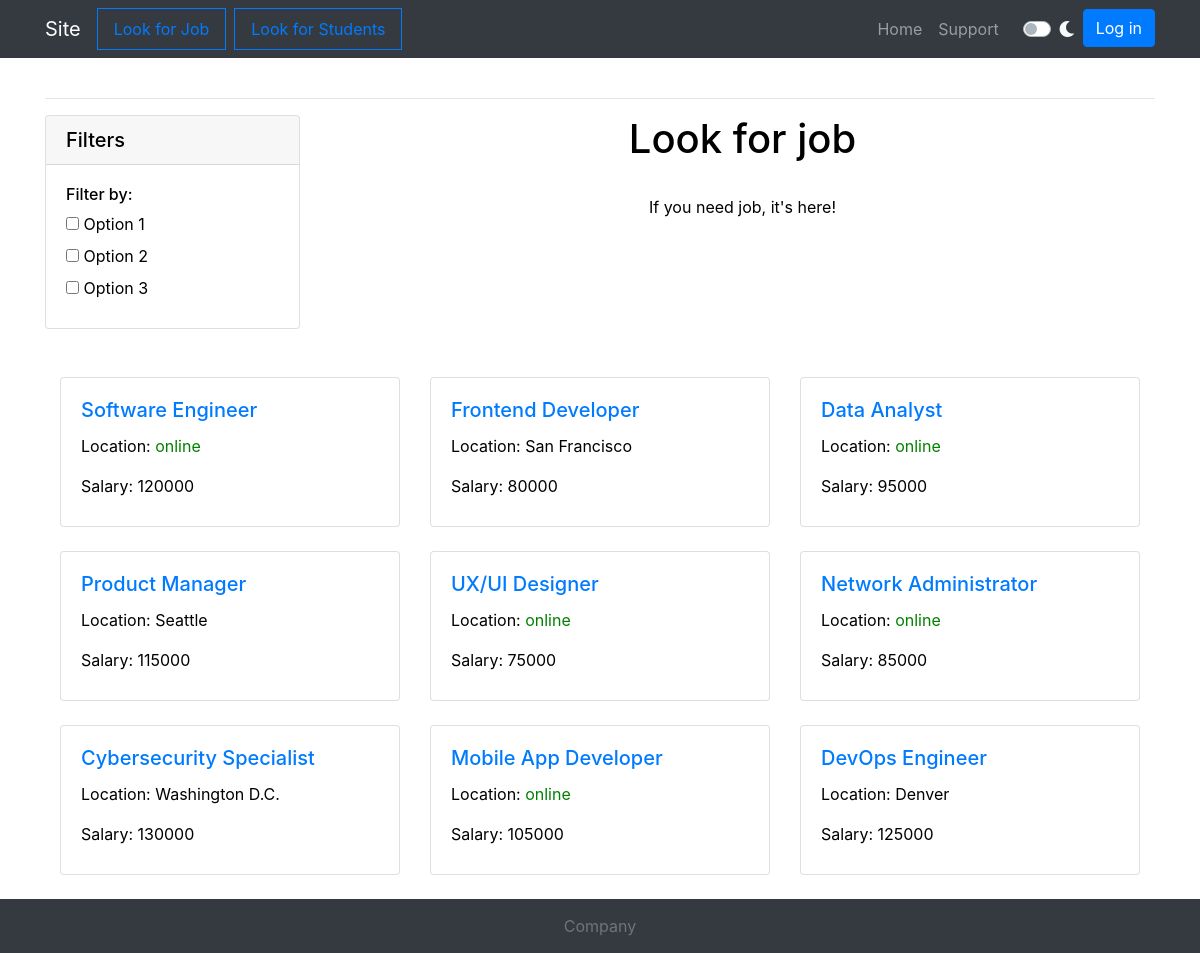
/look_for_job/, run on an earlier commit of the app's database.
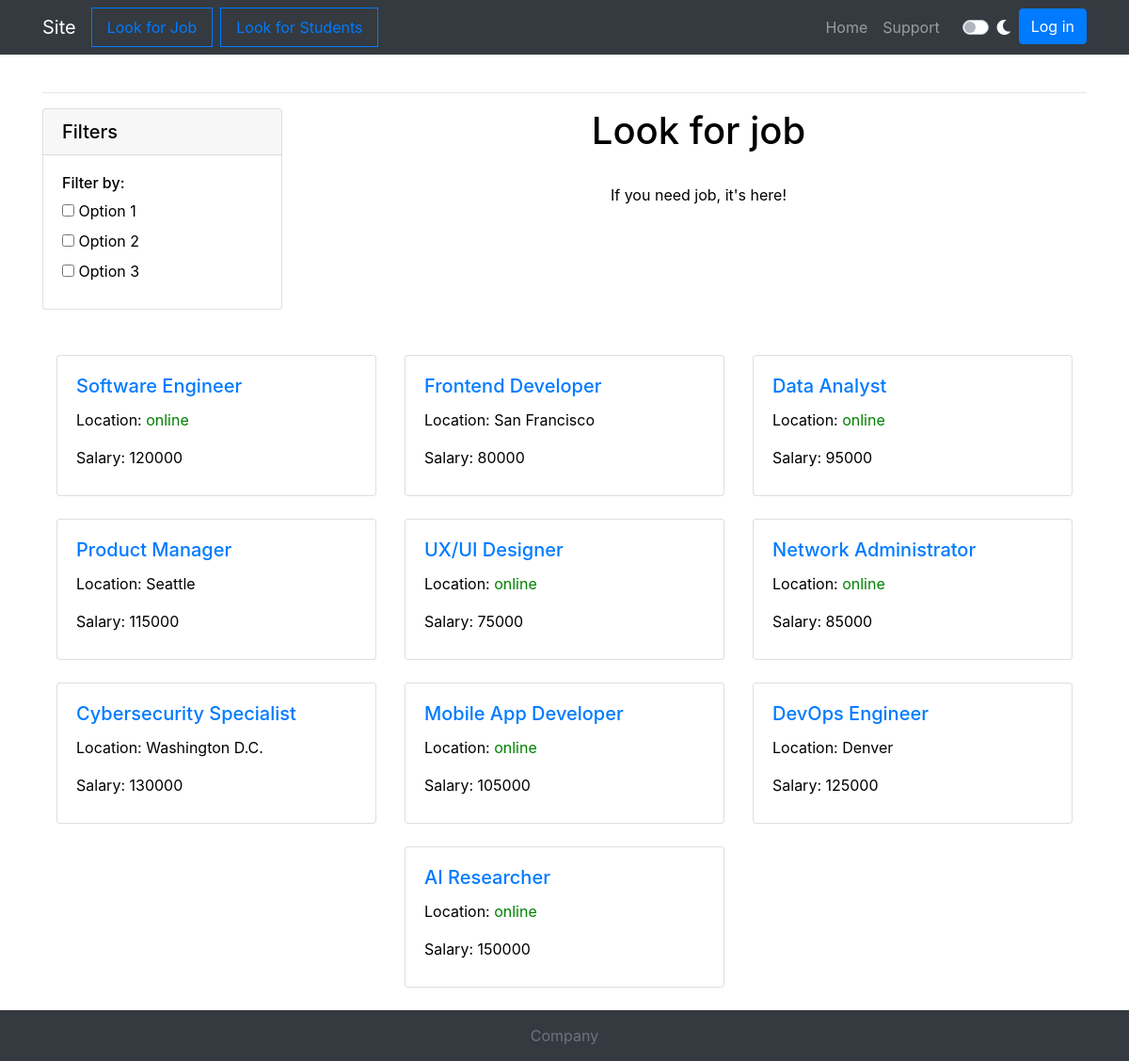
And on a later commit of the database.
### lookForJob/models.py (models this page shows, shortened)
class Job(models.Model):
    class Status(models.IntegerChoices):
        DRAFT = (0, 'draft blank')
        PUBLISHED = (1, 'published')
    class Meta:
        verbose_name = "Vacancies"
        verbose_name_plural = "Vacancies"
        ordering = ['pk']
    title = models.TextField(max_length=255)
    company = models.TextField(max_length=500, verbose_name='компания')
    on_or_off = models.TextField(max_length=2)
    city = models.TextField(max_length=255, blank=True)
    full_or_part = models.TextField(max_length=10)
    salary = models.IntegerField()
    description = models.TextField(max_length=1000, blank=True)
    created_time = models.DateTimeField(auto_now_add=True)
    changed_time = models.DateTimeField(auto_now=True)
    slug = models.SlugField(max_length=255, unique=True, editable=False)
    is_published = models.BooleanField(default=True)
    objects = models.Manager()
    published = PublishedManager()
    def get_absolute_url(self):
        return reverse('job_blank', kwargs={'job_slug': self.slug})

### lookForJob/views.py (the view)
# urls.py: path('', views.look_job_main, name='look_job_main'),
def look_job_main(request: HttpRequest):
    data = {
        'jobs': Job.published.all()
    }
    return render(request, 'lookForJob/lookForJob_main.html', data)

### lookForJob/models.py (called while the page is built)
    def get_queryset(self):
        return super().get_queryset().filter(is_published=True)

### lookForJob/templates/lookForJob/lookForJob_main.html
{% extends "../index.html" %}
{% block content %}
<div class="row">
    <div class="col-md-3">
        <div class="card">
            <div class="card-header d-flex justify-content-between align-items-center">
                <h5 class="mb-0">Filters</h5>
            </div>
            <div id="filterSidebar">
                <div class="card-body">
                    <h6>Filter by:</h6>
                    <div>
                        <label><input type="checkbox"> Option 1</label><br>
                        <label><input type="checkbox"> Option 2</label><br>
                        <label><input type="checkbox"> Option 3</label><br>
                    </div>
                </div>
            </div>
        </div>
    </div>
    <div class="col-md-9">
        <div class="text-center">
            <h1>Look for job</h1>
            <br>
            <p>If you need job, it's here!</p>
        </div>
    </div>
</div>
<div align="center">
    <br>
    {% include './jobs_blanks_block.html' %}
</div>
{% endblock %}

### lookForJob/templates/lookForJob/jobs_blanks_block.html
<div align="center">
    <br>
    <div class="container">
        <div class="row justify-content-center">
            {% for job in jobs %}
                <div class="col-md-4 mb-4">
                    <div class="card" style="min-height: 150px;">
                        <div class="card-body text-center">
                            <h5 class="card-title" align="left"><a href="{{ job.get_absolute_url }}">{{ job.title }}</a></h5>
                            <p class="card-text" align="left">
                                {% if job.on_or_off == 'ON' %}
                                Location: <span style="color: green;">online</span>
                                {% else %}
                                Location: {{ job.city }}
                                {% endif %}
                            </p>
                            <p class="card-text" align="left">Salary: {{ job.salary }}</p>
                        </div>
                    </div>
                </div>
                {% if forloop.counter|divisibleby:3 and not forloop.last %}
                    </div><div class="row justify-content-center">
                {% endif %}
            {% endfor %}
        </div>
    </div>
</div>

What changed in the data, as far as the page shows it:
now on this page (row edited): Job: title "AI Researcher", shows "Location:", on_or_off "online", salary "150000"
